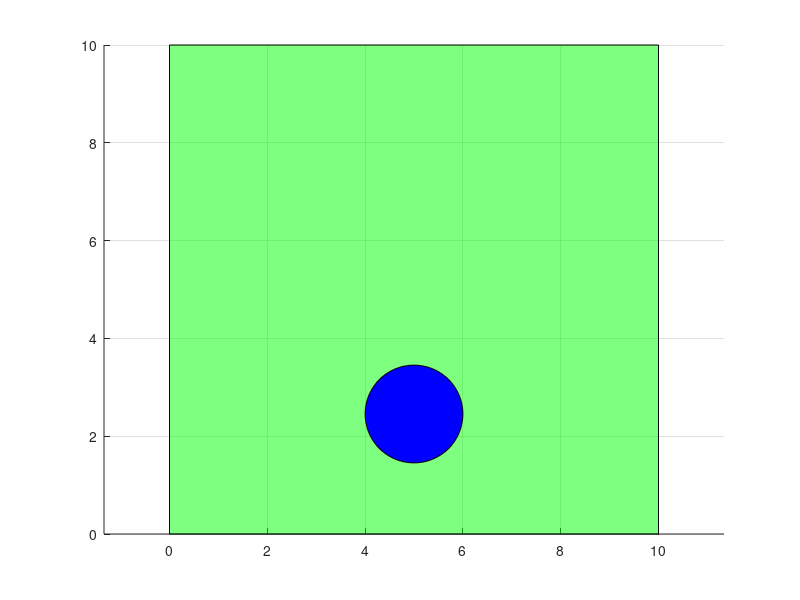
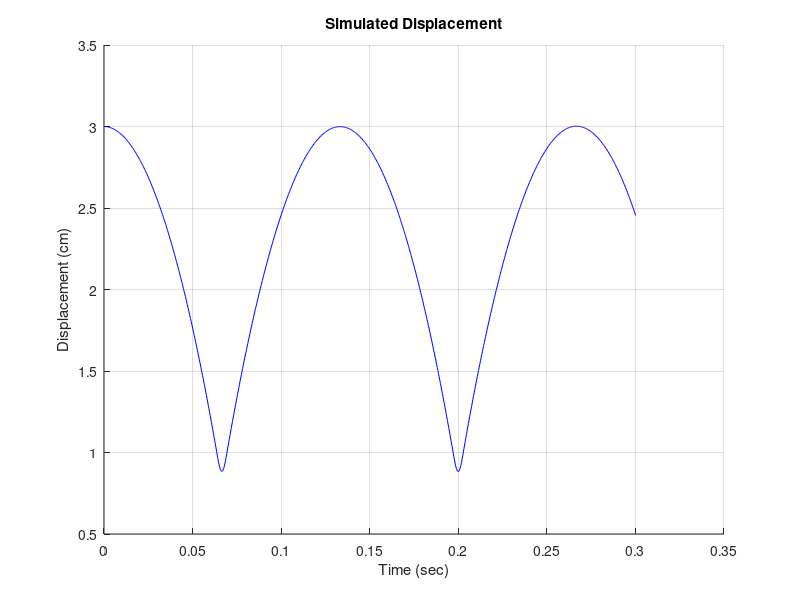

Source code (MATLAB) for these figures, in order:
%--------------------------------------------
% Developer: Seung Jae Lee
% Institution: Florida Interantional University
% Date: 2/8/2021
% Abstract: A super simple DEM code in 2D
%           This is the very first code to simulate dropping a ball
% Unit: cm, g, N
%--------------------------------------------

clc
clear
close all

%--------------------------------------------
% Global variables
%--------------------------------------------
grav_acc        = -981;          % 981 cm/s^2

% user-input
sim_duration    = 0.3;         % unit: second
stiffness       = 1.3e5;       % 1.3e5 N/m = (kg*m/s^2)/m =(kg*cm/s^2)/cm 
density         = 0.1;         % 0.1 g/cm^3 
%--------------------------------------------
% Define balls (particles)
%--------------------------------------------
b = struct();

% first ball
b(1).r  = 1;
b(1).m  = 4/3*pi*b(1).r*b(1).r*b(1).r*density;
b(1).cx = 5;    % center x
b(1).cz = 3;    % center z
b(1).vx = 0;    % velocity x (change this for initial velocity)
b(1).vz = 0;    % velocity z (change this for initial velocity)
b(1).fx = 0;    % force x
b(1).fz = 0;    % force z

% second ball, third ball ... (likewise)


% compute the simulation step
min_r   = min(b(:).r);    % minimum ball size (radius)
dt      = 0.2 * sqrt(4/3*pi*min_r*min_r*min_r*density/stiffness); % time step size (unit: seconds)
sim_steps = ceil(sim_duration / dt);

%--------------------------------------------
% Initial plot
%--------------------------------------------
% draw boundary
bndX = [0,0,10,10]; 
bndZ = [0,10,10,0];
patch(bndX,bndZ,'g','FaceAlpha',0.5);
grid on;
axis square equal;
hold on;

% draw balls (circles)
Xcircle=cos([0:0.1:2*pi]);
Zcircle=sin([0:0.1:2*pi]);
GM(1) = patch (b(1).cx+b(1).r*Xcircle, b(1).cz+b(1).r*Zcircle,'b','FaceAlpha',1);    
%--------------------------------------------
% Time integration (simulation)
%--------------------------------------------
Nb = length(b);
time = dt*[1:sim_steps];
array_cz = zeros(1,length(1:sim_steps)); % array of b(1).cz

for i=1:sim_steps

    %--------------------------------------------
    % particle force update
    %--------------------------------------------
    % GLOBAL FORCE update
    b(1).fz = b(1).m * grav_acc; 
    
    % CONTACT FORCE update  
    % Check boundaries 
    % Assumption: the boundary is rectangle. If not rectangle, a more
    %             sophisticated method needs to be implemented.
    urn = (b(1).cz-b(1).r) - min(bndZ);
    if urn < 0
        cnt_force = stiffness * urn;
        b(1).fz = b(1).fz - cnt_force;
    end
    
    %--------------------------------------------
    % particle motion update
    %--------------------------------------------
    b(1).vz = b(1).vz + b(1).fz/b(1).m*dt;    
    b(1).cz = b(1).cz + b(1).vz*dt;
    array_cz(i) = b(1).cz;
    
    %--------------------------------------------
    % update display 
    %--------------------------------------------
    set(GM(1),'XData',b(1).cx+b(1).r*Xcircle, 'YData', b(1).cz+b(1).r*Zcircle);
    drawnow
    
end

%--------------------------------------------
% Plot displacement history
%--------------------------------------------
figure;  
hold on
grid on
plot(time,array_cz,'b')
title('Simulated Displacement')
xlabel('Time (sec)')
ylabel('Displacement (cm)')

